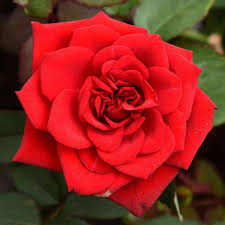
#> input picture images/rose.jpeg, 225 x 225 px
$ jupyter execute '7_Mean,Standard Deviation,Correlation coefficient.ipynb'
#> lines starting #> are read from the running program, lines starting #| are printed output that depends on the picture; long printed decimals are rounded; pictures that were not available may be replaced by others from this repository, and a replacement may not be noted
[cell 1]
import cv2
import numpy as np
import matplotlib.pyplot as plt
from PIL import Image

# Load images
im1 = Image.open("images/rose.jpeg")
#> im1 is the input picture: PIL image 225x225 RGB; mean R, G, B 145.3, 37.2, 30.8
im2 = Image.open("images/flower.jpg")
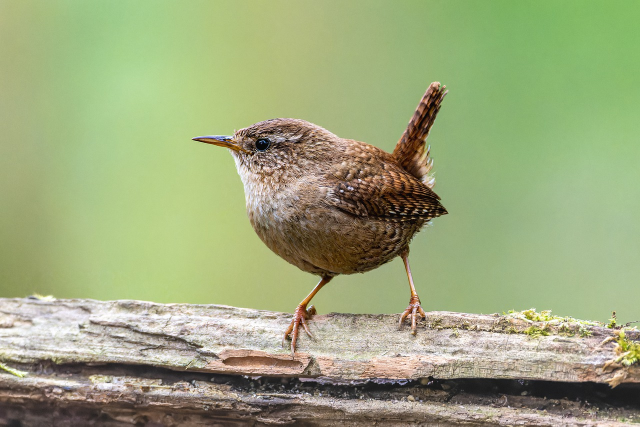
#> input picture images/bird.jpg, 1280 x 853 px, given in place of flower.jpg, which was not available (shown at 1/2 size)
#> im2 is the input picture: PIL image 1280x853 RGB; mean R, G, B 156.5, 167.5, 124.5

# Display original images
plt.figure(figsize=(12, 6))
plt.subplot(221), plt.title("First Image Before Resize"), plt.imshow(im1), plt.axis("off")
plt.subplot(222), plt.title("Second Image Before Resize"), plt.imshow(im2), plt.axis("off")

# Resize images
img1 = cv2.resize(np.array(im1), (im2.width, im2.height))
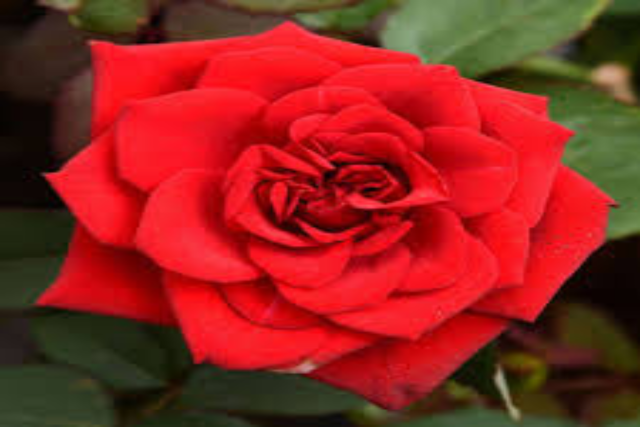
#> img1: shape (853, 1280, 3) (shown at 1/2 size); mean R, G, B 145.2, 37.1, 30.6
img2 = np.array(im2)

# Display resized images
plt.subplot(223), plt.title("First Image After Resize"), plt.imshow(img1), plt.axis("off")
plt.subplot(224), plt.title("Second Image After Resize"), plt.imshow(img2), plt.axis("off")

# Compute statistics
mean_img1, std_img1 = np.mean(img1), np.std(img1)
#> mean_img1 = 70.97; std_img1 = 76.17
mean_img2, std_img2 = np.mean(img2), np.std(img2)
#> mean_img2 = 149.5; std_img2 = 50.11
corr_coeff = np.corrcoef(img1.flatten(), img2.flatten())[0, 1]
#> corr_coeff = 0.146

# Display statistics
print("Mean of first image:", mean_img1)
#| Mean of first image: 70.968
print("Mean of second image:", mean_img2)
#| Mean of second image: 149.499
print("Standard Deviation of first image:", std_img1)
#| Standard Deviation of first image: 76.167
print("Standard Deviation of second image:", std_img2)
#| Standard Deviation of second image: 50.110
print("Correlation Coefficient:", corr_coeff)
#| Correlation Coefficient: 0.1458

plt.show()
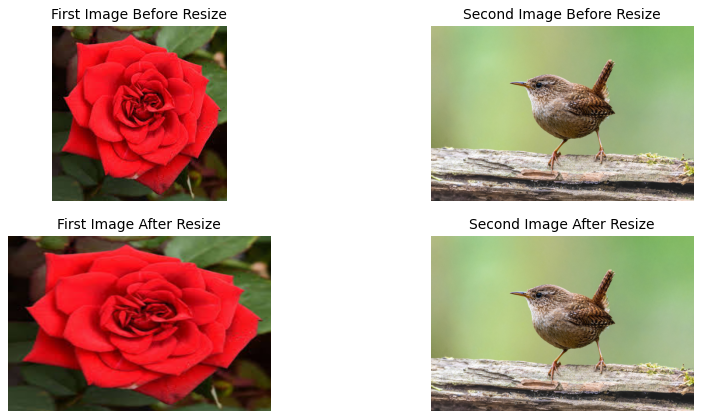
#> figure drawn by matplotlib, 4 panels
